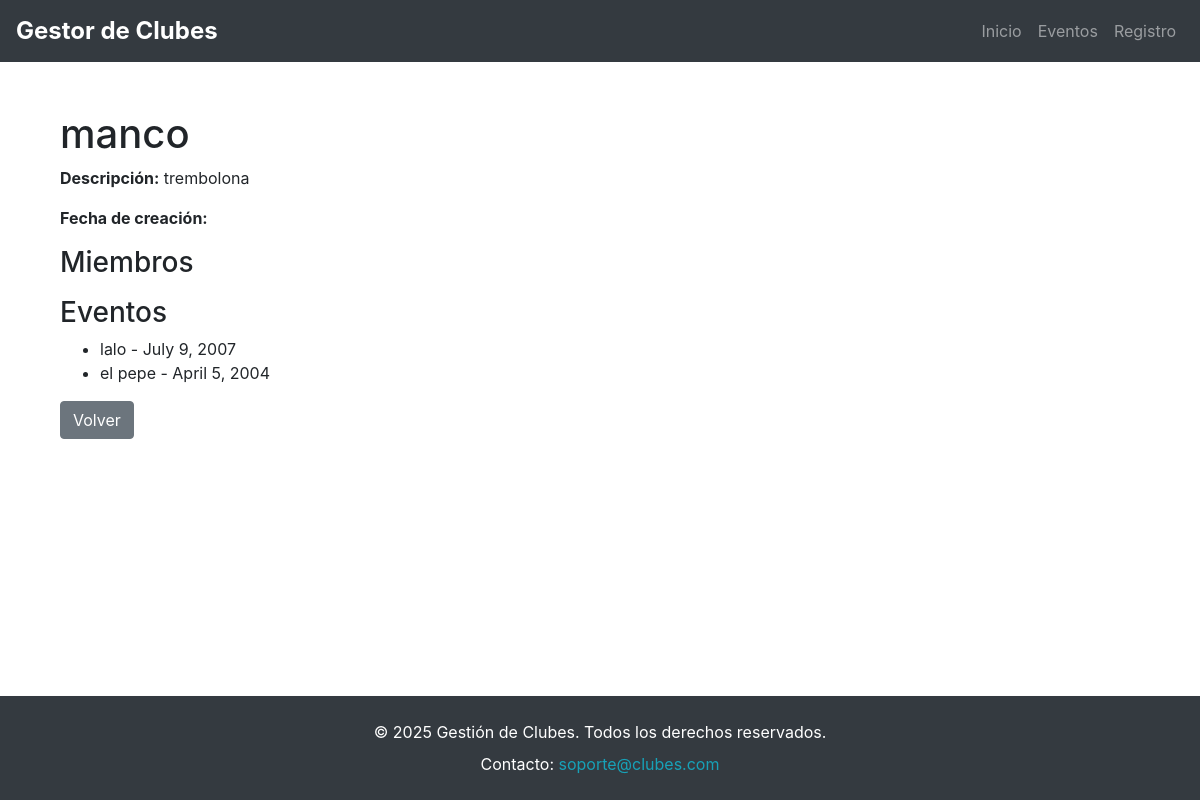
/1/, run on the app's committed database.
### clubes/models.py (models this page shows)
class Club(models.Model):
    CATEGORIAS = (
        ('academico', 'Académico'),
        ('deportivo', 'Deportivo'),
        ('cultural', 'Cultural'),
    )
    nombre = models.CharField(max_length=100)
    descripcion = models.TextField()
    categoria = models.CharField(max_length=20, choices=CATEGORIAS)
    lider = models.ForeignKey(Usuario, on_delete=models.CASCADE)

### eventos/models.py (models this page shows)
class Evento(models.Model):
    nombre = models.CharField(max_length=100)
    fecha = models.DateField()
    descripcion = models.TextField()
    ubicacion = models.CharField(max_length=255, blank=True, null=True)
    club = models.ForeignKey(Club, on_delete=models.CASCADE, null=True, blank=True)  # Relación con Club

### clubes/views.py (the view)
# urls.py: path('<int:club_id>/', views.detalle_club, name='detalle_club'),  # Detalles del club
def detalle_club(request, club_id):
    club = get_object_or_404(Club, id=club_id)
    miembros = MiembroClub.objects.filter(club=club)
    eventos = Evento.objects.filter(club=club)  # Filtrar eventos por el club
    return render(request, 'clubes/detalle_club.html', {'club': club, 'miembros': miembros, 'eventos': eventos})

### templates/clubes/detalle_club.html (shortened to what this page needs)
{% extends 'base.html' %}
{% block content %}
<div class="container">
    <h1>{{ club.nombre }}</h1>
    <p><strong>Descripción:</strong> {{ club.descripcion }}</p>
    <p><strong>Fecha de creación:</strong> {{ club.fecha_creacion }}</p>
    <h3>Miembros</h3>
    <h3>Eventos</h3>
    <ul>
        {% for evento in eventos %}
        <li>{{ evento.nombre }} - {{ evento.fecha }}</li>
        {% empty %}
        <li>No hay eventos disponibles para este club.</li>
        {% endfor %}
    </ul>
    <a href="{% url 'lista_clubes' %}" class="btn btn-secondary">Volver</a>
</div>
{% endblock %}

### data on the page
Club: nombre "manco", descripcion "trembolona"
Evento: nombre "lalo", fecha "July 9, 2007"
Evento: nombre "el pepe", fecha "April 5, 2004"
